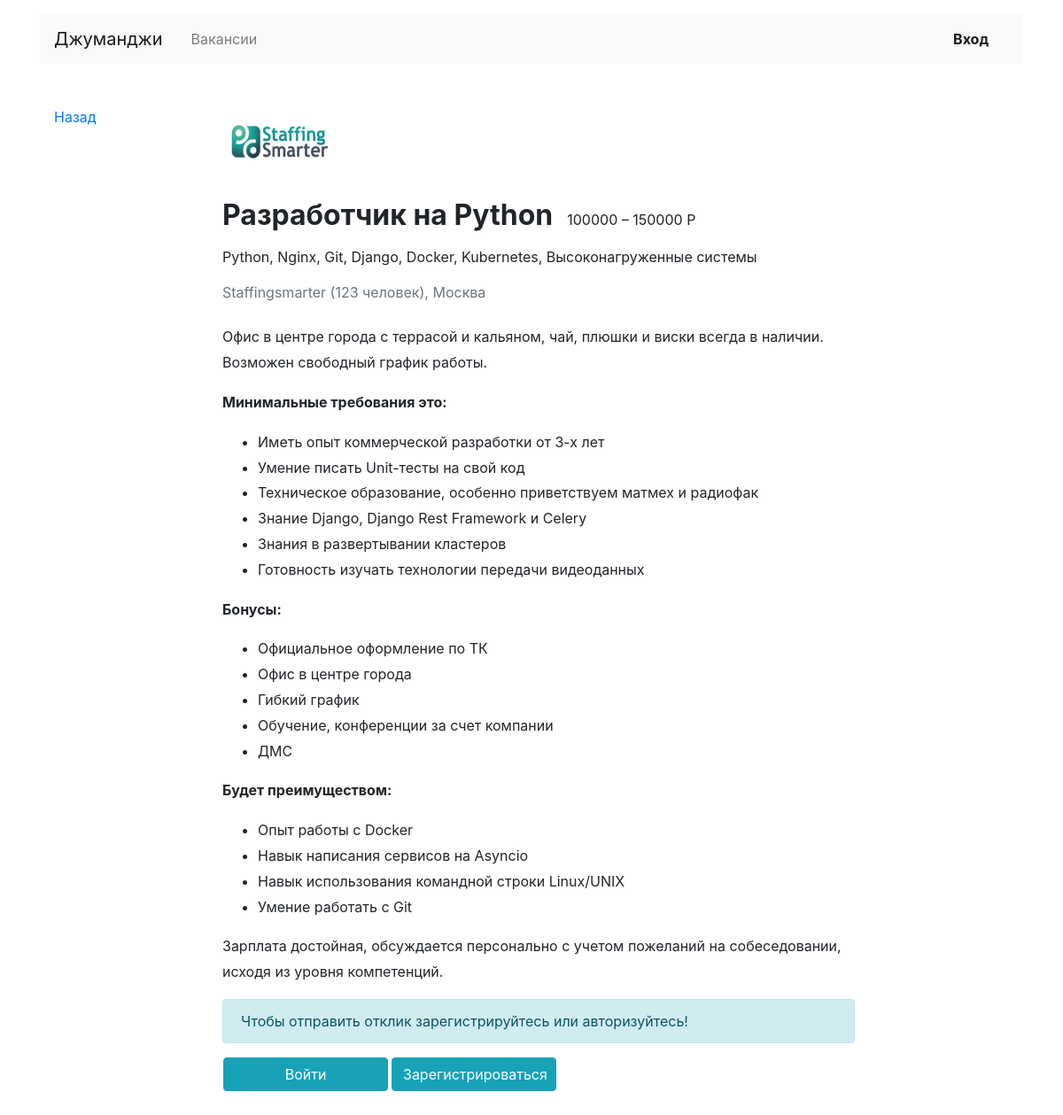
Page /vacancies/15/ on the committed database.
### vacancies/models.py (models this page shows, shortened)
class Vacancy(models.Model):
    title = models.CharField(max_length=64)
    specialty = models.ForeignKey(Specialty, on_delete=models.CASCADE, related_name='vacancies')
    company = models.ForeignKey(Company, on_delete=models.CASCADE, related_name='vacancies')
    skills = models.TextField()
    description = models.TextField()
    salary_min = models.IntegerField()
    salary_max = models.IntegerField()
    published_at = models.DateTimeField()

class Company(models.Model):
    name = models.CharField(max_length=64)
    location = models.CharField(max_length=64)
    description = models.TextField()
    employee_count = models.IntegerField()
    logo = models.ImageField(upload_to='company_logos', height_field='height_field',
                             width_field='width_field')
    height_field = models.PositiveIntegerField(default=150)
    width_field = models.PositiveIntegerField(default=150)
    owner = models.OneToOneField(User, related_name='companies', on_delete=models.CASCADE)

### vacancies/views.py (the view, shortened to what this page needs)
# urls.py: path('vacancies/<int:pk>/', VacancyView.as_view(), name='vacancy'),
class VacancyView(CreateView):
    template_name = 'vacancies/vacancy.html'
    model = Application
    form_class = ApplicationForm
    def get_context_data(self, **kwargs):
        context = super(VacancyView, self).get_context_data(**kwargs)
        context['object'] = Vacancy.objects.get(id=int(self.kwargs.get('pk', None)))
        return context

### templates/vacancies/vacancy.html (shortened to what this page needs)
{% extends 'vacancies/base.html' %}
{% block content %}
  <main class="container mt-3 pb-5">
    <div class="row mt-5">
      <div class="col-12 col-lg-2">
        <div class="pl-3 mb-5">
          <p><a href="/">Назад</a></p>
        </div>
      </div>
      <div class="col-12 col-lg-8">
        <section class="pl-3">
          <a href="{% url 'company' object.company.id %}"><img src="{{ object.company.logo.url }}" width="130" height="80" alt=""></a>
          <div class="d-flex align-items-baseline align-content-baseline">
            <h1 class="h2 mt-4 font-weight-bold" >{{ object.title }}</h1>
            <p class="m-0 pl-3">{{ object.salary_min }} – {{ object.salary_max }} Р</p>
          </div>
          <p class="mt-2">{{ object.skills }}</p>
          <p class="text-muted mb-4">{{ object.company.name }} ({{ object.company.employee_count}} человек),  {{ object.company.location }}</p>
          <div style="line-height: 1.8;">
            {{ object.description|safe }}
          </div>
          {% if user.is_authenticated %}
          {% load crispy_forms_tags %}
          {% else %}
           <p class="alert alert-info" role="alert">Чтобы отправить отклик зарегистрируйтесь или авторизуйтесь!</p>
           <div class="row">
             <a type="button" class="col-3 ml-3 mr-1 btn btn-info" href="{% url 'login' %}">Войти</a>
             <a type="button" class="col-3 btn btn-info" href="{% url 'signup' %}">Зарегистрироваться</a>
           </div>
          {% endif %}
        </section>
      </div>
    </div>
  </main>
{% endblock %}

### rows in the picture
Vacancy: company.logo (picture), title "Разработчик на Python", salary_min "100000", salary_max "150000", skills "Python, Nginx, Git, Django, Docker, Kubernetes, Высоконагруженные системы", company.name "Staffingsmarter", company.employee_count "123", company.location "Москва", description "Офис в центре города с террасой и кальяном, чай, плюшки и виски всегда в наличии. Возможен свободный график работы. Минимальные требования это: Иметь опыт коммерческой разработки от 3-х лет Умение писать Unit-тесты на свой код Техническое образование, особенно приветствуем матмех и радиофак Знание Django, Django Rest Framework и Celery Знания в развертывании кластеров Готовность изучать технологии передачи видеоданных Бонусы: Официальное оформление по ТК Офис в центре города Гибкий график Обучение, конференции за счет компании ДМС Будет преимуществом: Опыт работы с Docker Навык написания сервисов на Asyncio Навык использования командной строки Linux/UNIX Умение работать с Git Зарплата…"
